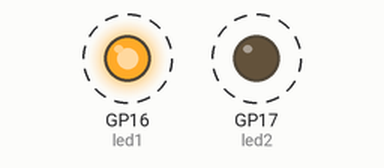
This program was run on a simulated Raspberry Pi Pico running MicroPython. Shown: output pins drawn as LEDs (lit = HIGH). Dashed ring = blinking. What the program prints to the serial console is not drawn.

Above: at 0.1 s.
Timing chart, 0 to 3.0 s (numbered marks = the images above):
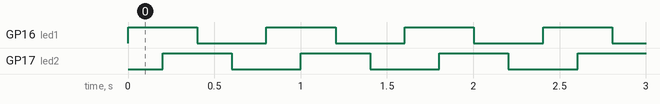

Measured:
- by itself, GP16 (led1), GP17 (led2): alternates HIGH for 0.40 s and LOW for 0.40 s
- by itself, everything shown: repeats every 0.80 s, in 4 steps

The program:

S31_Emergency_Buffer.py
```python
# File: main.py
# Author: Armstrong Subero
# Platform: Raspberry Pi Pico (RP2040) with MicroPython
# Program: S31_Emergency_Exception_Buffer
# Interpreter: MicroPython (latest version)
# Program Version: 1.0
#
# Program Description: This program allows the Raspberry Pi Pico to
#                      demonstrate superloop style round robin scheduling
#                      and the use of emergency exception buffer to
#                      handle exceptions without dynamic memory allocation
#                      problems
#
# Hardware Description: LEDs are connected via 1k resistors to GP16 and GP17
#
# Created: August 23rd, 2024, 11:05 AM
# Last Updated: August 23rd, 2024, 11:05 AM

import time
import micropython
from machine import Pin

# Define the GPIO pins for the LEDs
LED_ONE = 16
LED_TWO = 17

# Set up the LEDs as output pins
led1 = Pin(LED_ONE, Pin.OUT)
led2 = Pin(LED_TWO, Pin.OUT)

# Allocate emergency exception buffer to handle interrupts
micropython.alloc_emergency_exception_buf(100)

def task1():
    try:
        led1.toggle()
        # Intentionally cause an exception to demonstrate emergency exception buffer
        if time.ticks_ms() % 5 == 0:
            raise ValueError("Simulated error in task1")
    except Exception as e:
        print("Emergency Exception in task1:", e)

def task2():
    try:
        led2.toggle()
        # Intentionally cause an exception to demonstrate emergency exception buffer
        if time.ticks_ms() % 7 == 0:
            raise ValueError("Simulated error in task2")
    except Exception as e:
        print("Emergency Exception in task2:", e)

# Superloop for round-robin scheduling
time_start = time.ticks_ms()

while True:
    task1()  # Execute task1 (toggle LED1)
    time.sleep_ms(200)  # Delay for 200 ms

    task2()  # Execute task2 (toggle LED2)
    time.sleep_ms(200)  # Delay for 200 ms

    seconds_live = time.ticks_diff(time.ticks_ms(), time_start) / 1000
    print("Executing for", seconds_live, "seconds")
```
